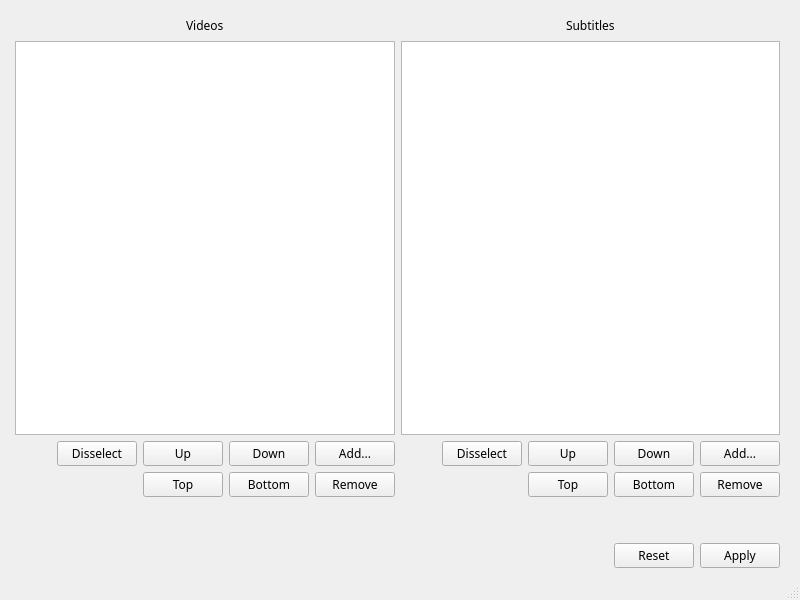
<?xml version="1.0" encoding="UTF-8"?>
<ui version="4.0">
 <class>MainWindow</class>
 <widget class="QMainWindow" name="MainWindow">
  <property name="geometry">
   <rect>
    <x>0</x>
    <y>0</y>
    <width>800</width>
    <height>600</height>
   </rect>
  </property>
  <property name="font">
   <font>
    <family>맑은 고딕</family>
   </font>
  </property>
  <property name="windowTitle">
   <string>Subtitle Name Changer</string>
  </property>
  <widget class="QWidget" name="centralwidget">
   <layout class="QVBoxLayout" name="verticalLayout_2">
    <property name="spacing">
     <number>6</number>
    </property>
    <property name="leftMargin">
     <number>15</number>
    </property>
    <property name="topMargin">
     <number>15</number>
    </property>
    <property name="rightMargin">
     <number>20</number>
    </property>
    <property name="bottomMargin">
     <number>10</number>
    </property>
    <item>
     <layout class="QVBoxLayout" name="verticalLayout">
      <item>
       <layout class="QHBoxLayout" name="horizontalLayout_8">
        <item>
         <layout class="QHBoxLayout" name="horizontalLayout_10">
          <item>
           <spacer name="horizontalSpacer_9">
            <property name="orientation">
             <enum>Qt::Horizontal</enum>
            </property>
            <property name="sizeHint" stdset="0">
             <size>
              <width>40</width>
              <height>20</height>
             </size>
            </property>
           </spacer>
          </item>
          <item>
           <widget class="QLabel" name="label_3">
            <property name="text">
             <string>Videos</string>
            </property>
           </widget>
          </item>
          <item>
           <spacer name="horizontalSpacer_7">
            <property name="orientation">
             <enum>Qt::Horizontal</enum>
            </property>
            <property name="sizeHint" stdset="0">
             <size>
              <width>40</width>
              <height>20</height>
             </size>
            </property>
           </spacer>
          </item>
         </layout>
        </item>
        <item>
         <layout class="QHBoxLayout" name="horizontalLayout_9">
          <item>
           <spacer name="horizontalSpacer_8">
            <property name="orientation">
             <enum>Qt::Horizontal</enum>
            </property>
            <property name="sizeHint" stdset="0">
             <size>
              <width>40</width>
              <height>20</height>
             </size>
            </property>
           </spacer>
          </item>
          <item>
           <widget class="QLabel" name="label_4">
            <property name="text">
             <string>Subtitles</string>
            </property>
           </widget>
          </item>
          <item>
           <spacer name="horizontalSpacer_6">
            <property name="orientation">
             <enum>Qt::Horizontal</enum>
            </property>
            <property name="sizeHint" stdset="0">
             <size>
              <width>40</width>
              <height>20</height>
             </size>
            </property>
           </spacer>
          </item>
         </layout>
        </item>
       </layout>
      </item>
      <item>
       <layout class="QVBoxLayout" name="verticalLayout_4">
        <item>
         <layout class="QHBoxLayout" name="horizontalLayout_3">
          <item>
           <widget class="QListWidget" name="VList">
            <property name="acceptDrops">
             <bool>true</bool>
            </property>
            <property name="editTriggers">
             <set>QAbstractItemView::NoEditTriggers</set>
            </property>
            <property name="dragEnabled">
             <bool>false</bool>
            </property>
            <property name="dragDropMode">
             <enum>QAbstractItemView::DropOnly</enum>
            </property>
            <property name="selectionMode">
             <enum>QAbstractItemView::ExtendedSelection</enum>
            </property>
            <property name="selectionRectVisible">
             <bool>true</bool>
            </property>
           </widget>
          </item>
          <item>
           <widget class="QListWidget" name="SList">
            <property name="acceptDrops">
             <bool>true</bool>
            </property>
            <property name="editTriggers">
             <set>QAbstractItemView::NoEditTriggers</set>
            </property>
            <property name="dragEnabled">
             <bool>false</bool>
            </property>
            <property name="dragDropMode">
             <enum>QAbstractItemView::DropOnly</enum>
            </property>
            <property name="selectionMode">
             <enum>QAbstractItemView::ExtendedSelection</enum>
            </property>
            <property name="selectionRectVisible">
             <bool>true</bool>
            </property>
           </widget>
          </item>
         </layout>
        </item>
        <item>
         <layout class="QHBoxLayout" name="horizontalLayout">
          <item>
           <layout class="QHBoxLayout" name="horizontalLayout_5">
            <item>
             <spacer name="horizontalSpacer_2">
              <property name="orientation">
               <enum>Qt::Horizontal</enum>
              </property>
              <property name="sizeHint" stdset="0">
               <size>
                <width>40</width>
                <height>20</height>
               </size>
              </property>
             </spacer>
            </item>
            <item>
             <widget class="QPushButton" name="pushButton_9">
              <property name="text">
               <string>Disselect</string>
              </property>
             </widget>
            </item>
            <item>
             <widget class="QPushButton" name="pushButton_5">
              <property name="text">
               <string>Up</string>
              </property>
             </widget>
            </item>
            <item>
             <widget class="QPushButton" name="pushButton_6">
              <property name="text">
               <string>Down</string>
              </property>
             </widget>
            </item>
            <item>
             <widget class="QPushButton" name="pushButton_4">
              <property name="text">
               <string>Add...</string>
              </property>
             </widget>
            </item>
           </layout>
          </item>
          <item>
           <layout class="QHBoxLayout" name="horizontalLayout_4">
            <item>
             <spacer name="horizontalSpacer_3">
              <property name="orientation">
               <enum>Qt::Horizontal</enum>
              </property>
              <property name="sizeHint" stdset="0">
               <size>
                <width>40</width>
                <height>20</height>
               </size>
              </property>
             </spacer>
            </item>
            <item>
             <widget class="QPushButton" name="pushButton_10">
              <property name="text">
               <string>Disselect</string>
              </property>
             </widget>
            </item>
            <item>
             <widget class="QPushButton" name="pushButton_8">
              <property name="text">
               <string>Up</string>
              </property>
             </widget>
            </item>
            <item>
             <widget class="QPushButton" name="pushButton_7">
              <property name="text">
               <string>Down</string>
              </property>
             </widget>
            </item>
            <item>
             <widget class="QPushButton" name="pushButton_3">
              <property name="text">
               <string>Add...</string>
              </property>
             </widget>
            </item>
           </layout>
          </item>
         </layout>
        </item>
       </layout>
      </item>
      <item>
       <layout class="QHBoxLayout" name="horizontalLayout_6">
        <item>
         <layout class="QHBoxLayout" name="horizontalLayout_11">
          <item>
           <spacer name="horizontalSpacer_5">
            <property name="orientation">
             <enum>Qt::Horizontal</enum>
            </property>
            <property name="sizeHint" stdset="0">
             <size>
              <width>40</width>
              <height>20</height>
             </size>
            </property>
           </spacer>
          </item>
          <item>
           <widget class="QPushButton" name="pushButton_13">
            <property name="text">
             <string>Top</string>
            </property>
           </widget>
          </item>
          <item>
           <widget class="QPushButton" name="pushButton_11">
            <property name="text">
             <string>Bottom</string>
            </property>
           </widget>
          </item>
          <item>
           <widget class="QPushButton" name="pushButton_15">
            <property name="text">
             <string>Remove</string>
            </property>
           </widget>
          </item>
         </layout>
        </item>
        <item>
         <layout class="QHBoxLayout" name="horizontalLayout_7">
          <item>
           <spacer name="horizontalSpacer_4">
            <property name="orientation">
             <enum>Qt::Horizontal</enum>
            </property>
            <property name="sizeHint" stdset="0">
             <size>
              <width>40</width>
              <height>20</height>
             </size>
            </property>
           </spacer>
          </item>
          <item>
           <widget class="QPushButton" name="pushButton_14">
            <property name="text">
             <string>Top</string>
            </property>
           </widget>
          </item>
          <item>
           <widget class="QPushButton" name="pushButton_12">
            <property name="text">
             <string>Bottom</string>
            </property>
           </widget>
          </item>
          <item>
           <widget class="QPushButton" name="pushButton_16">
            <property name="text">
             <string>Remove</string>
            </property>
           </widget>
          </item>
         </layout>
        </item>
       </layout>
      </item>
      <item>
       <spacer name="verticalSpacer">
        <property name="orientation">
         <enum>Qt::Vertical</enum>
        </property>
        <property name="sizeType">
         <enum>QSizePolicy::Preferred</enum>
        </property>
        <property name="sizeHint" stdset="0">
         <size>
          <width>20</width>
          <height>40</height>
         </size>
        </property>
       </spacer>
      </item>
      <item>
       <layout class="QHBoxLayout" name="horizontalLayout_2">
        <item>
         <spacer name="horizontalSpacer">
          <property name="orientation">
           <enum>Qt::Horizontal</enum>
          </property>
          <property name="sizeHint" stdset="0">
           <size>
            <width>40</width>
            <height>20</height>
           </size>
          </property>
         </spacer>
        </item>
        <item>
         <widget class="QPushButton" name="pushButton_2">
          <property name="text">
           <string>Reset</string>
          </property>
         </widget>
        </item>
        <item>
         <widget class="QPushButton" name="pushButton">
          <property name="text">
           <string>Apply</string>
          </property>
         </widget>
        </item>
       </layout>
      </item>
     </layout>
    </item>
   </layout>
  </widget>
  <widget class="QStatusBar" name="statusbar"/>
 </widget>
 <resources/>
 <connections>
  <connection>
   <sender>pushButton_4</sender>
   <signal>clicked()</signal>
   <receiver>MainWindow</receiver>
   <slot>open_videos()</slot>
   <hints>
    <hint type="sourcelabel">
     <x>348</x>
     <y>443</y>
    </hint>
    <hint type="destinationlabel">
     <x>405</x>
     <y>481</y>
    </hint>
   </hints>
  </connection>
  <connection>
   <sender>pushButton_3</sender>
   <signal>clicked()</signal>
   <receiver>MainWindow</receiver>
   <slot>open_subtitles()</slot>
   <hints>
    <hint type="sourcelabel">
     <x>732</x>
     <y>453</y>
    </hint>
    <hint type="destinationlabel">
     <x>693</x>
     <y>486</y>
    </hint>
   </hints>
  </connection>
  <connection>
   <sender>pushButton_5</sender>
   <signal>clicked()</signal>
   <receiver>MainWindow</receiver>
   <slot>v_up()</slot>
   <hints>
    <hint type="sourcelabel">
     <x>207</x>
     <y>448</y>
    </hint>
    <hint type="destinationlabel">
     <x>45</x>
     <y>506</y>
    </hint>
   </hints>
  </connection>
  <connection>
   <sender>pushButton_6</sender>
   <signal>clicked()</signal>
   <receiver>MainWindow</receiver>
   <slot>v_down()</slot>
   <hints>
    <hint type="sourcelabel">
     <x>292</x>
     <y>448</y>
    </hint>
    <hint type="destinationlabel">
     <x>55</x>
     <y>531</y>
    </hint>
   </hints>
  </connection>
  <connection>
   <sender>pushButton_8</sender>
   <signal>clicked()</signal>
   <receiver>MainWindow</receiver>
   <slot>s_up()</slot>
   <hints>
    <hint type="sourcelabel">
     <x>576</x>
     <y>444</y>
    </hint>
    <hint type="destinationlabel">
     <x>506</x>
     <y>454</y>
    </hint>
   </hints>
  </connection>
  <connection>
   <sender>pushButton_7</sender>
   <signal>clicked()</signal>
   <receiver>MainWindow</receiver>
   <slot>s_down()</slot>
   <hints>
    <hint type="sourcelabel">
     <x>666</x>
     <y>444</y>
    </hint>
    <hint type="destinationlabel">
     <x>527</x>
     <y>479</y>
    </hint>
   </hints>
  </connection>
  <connection>
   <sender>pushButton_9</sender>
   <signal>clicked()</signal>
   <receiver>VList</receiver>
   <slot>clearSelection()</slot>
   <hints>
    <hint type="sourcelabel">
     <x>136</x>
     <y>452</y>
    </hint>
    <hint type="destinationlabel">
     <x>160</x>
     <y>214</y>
    </hint>
   </hints>
  </connection>
  <connection>
   <sender>pushButton_10</sender>
   <signal>clicked()</signal>
   <receiver>SList</receiver>
   <slot>clearSelection()</slot>
   <hints>
    <hint type="sourcelabel">
     <x>523</x>
     <y>446</y>
    </hint>
    <hint type="destinationlabel">
     <x>592</x>
     <y>259</y>
    </hint>
   </hints>
  </connection>
  <connection>
   <sender>pushButton_13</sender>
   <signal>clicked()</signal>
   <receiver>MainWindow</receiver>
   <slot>v_top()</slot>
   <hints>
    <hint type="sourcelabel">
     <x>209</x>
     <y>477</y>
    </hint>
    <hint type="destinationlabel">
     <x>45</x>
     <y>563</y>
    </hint>
   </hints>
  </connection>
  <connection>
   <sender>pushButton_11</sender>
   <signal>clicked()</signal>
   <receiver>MainWindow</receiver>
   <slot>v_bottom()</slot>
   <hints>
    <hint type="sourcelabel">
     <x>271</x>
     <y>477</y>
    </hint>
    <hint type="destinationlabel">
     <x>261</x>
     <y>563</y>
    </hint>
   </hints>
  </connection>
  <connection>
   <sender>pushButton_14</sender>
   <signal>clicked()</signal>
   <receiver>MainWindow</receiver>
   <slot>s_top()</slot>
   <hints>
    <hint type="sourcelabel">
     <x>614</x>
     <y>487</y>
    </hint>
    <hint type="destinationlabel">
     <x>406</x>
     <y>558</y>
    </hint>
   </hints>
  </connection>
  <connection>
   <sender>pushButton_12</sender>
   <signal>clicked()</signal>
   <receiver>MainWindow</receiver>
   <slot>s_bottom()</slot>
   <hints>
    <hint type="sourcelabel">
     <x>693</x>
     <y>484</y>
    </hint>
    <hint type="destinationlabel">
     <x>489</x>
     <y>569</y>
    </hint>
   </hints>
  </connection>
  <connection>
   <sender>pushButton_15</sender>
   <signal>clicked()</signal>
   <receiver>MainWindow</receiver>
   <slot>v_remove()</slot>
   <hints>
    <hint type="sourcelabel">
     <x>351</x>
     <y>489</y>
    </hint>
    <hint type="destinationlabel">
     <x>327</x>
     <y>570</y>
    </hint>
   </hints>
  </connection>
  <connection>
   <sender>pushButton_16</sender>
   <signal>clicked()</signal>
   <receiver>MainWindow</receiver>
   <slot>s_remove()</slot>
   <hints>
    <hint type="sourcelabel">
     <x>735</x>
     <y>485</y>
    </hint>
    <hint type="destinationlabel">
     <x>547</x>
     <y>552</y>
    </hint>
   </hints>
  </connection>
  <connection>
   <sender>pushButton_2</sender>
   <signal>clicked()</signal>
   <receiver>VList</receiver>
   <slot>clear()</slot>
   <hints>
    <hint type="sourcelabel">
     <x>688</x>
     <y>552</y>
    </hint>
    <hint type="destinationlabel">
     <x>297</x>
     <y>277</y>
    </hint>
   </hints>
  </connection>
  <connection>
   <sender>pushButton_2</sender>
   <signal>clicked()</signal>
   <receiver>SList</receiver>
   <slot>clear()</slot>
   <hints>
    <hint type="sourcelabel">
     <x>671</x>
     <y>550</y>
    </hint>
    <hint type="destinationlabel">
     <x>711</x>
     <y>238</y>
    </hint>
   </hints>
  </connection>
  <connection>
   <sender>pushButton</sender>
   <signal>clicked()</signal>
   <receiver>MainWindow</receiver>
   <slot>apply()</slot>
   <hints>
    <hint type="sourcelabel">
     <x>760</x>
     <y>554</y>
    </hint>
    <hint type="destinationlabel">
     <x>590</x>
     <y>571</y>
    </hint>
   </hints>
  </connection>
 </connections>
 <slots>
  <slot>open_videos()</slot>
  <slot>open_subtitles()</slot>
  <slot>v_up()</slot>
  <slot>v_down()</slot>
  <slot>s_up()</slot>
  <slot>s_down()</slot>
  <slot>v_top()</slot>
  <slot>v_bottom()</slot>
  <slot>s_top()</slot>
  <slot>s_bottom()</slot>
  <slot>v_remove()</slot>
  <slot>s_remove()</slot>
  <slot>apply()</slot>
 </slots>
</ui>
